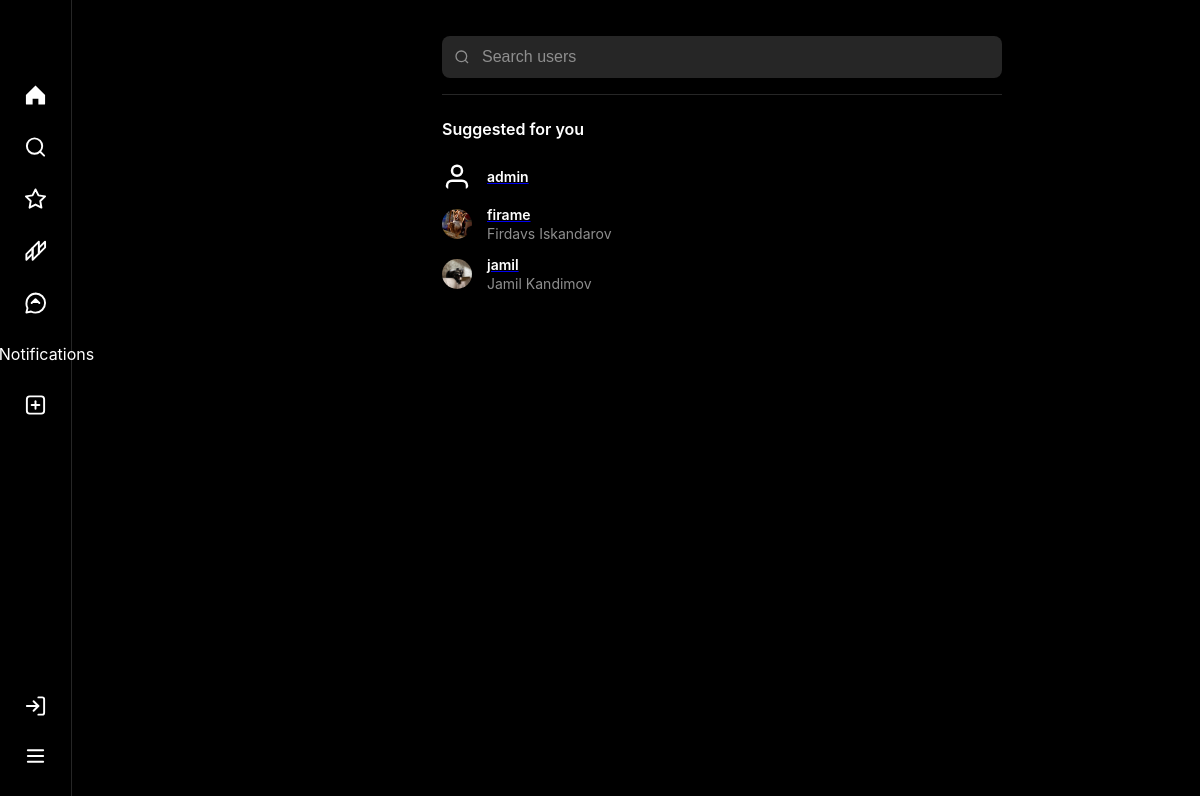
The app's page /users/search/, older data.
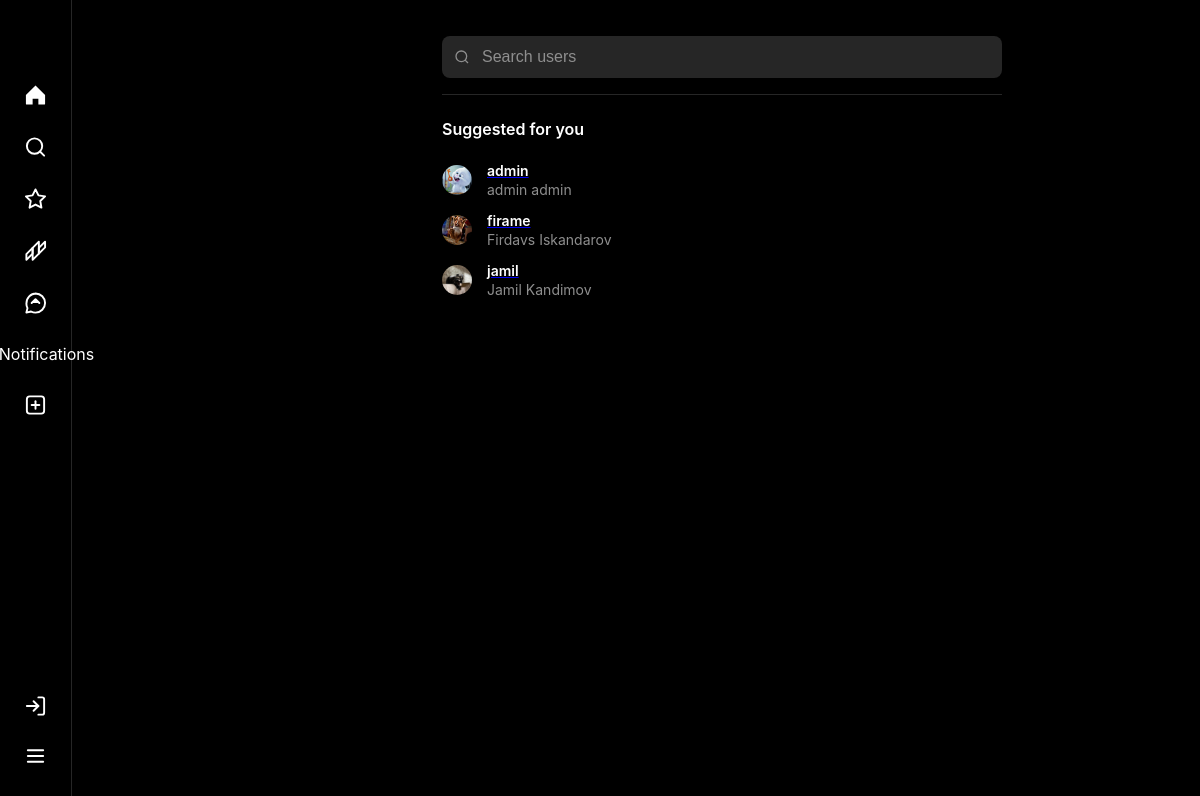
The same page, newer data.
### users/models.py (models this page shows, shortened)
class UserModel(AbstractUser):
    bio = models.CharField(max_length=255, null=True, blank=True)
    avatar = models.ImageField(upload_to='user/avatars/', null=True, blank=True)
    website = models.URLField(null=True, blank=True)
    class GenderChoice(models.TextChoices):
        MALE = 'MALE', 'Male'
        FEMALE = 'FEMALE', 'Female'
        NOT_GIVEN = "NOT_GIVEN", "Not given"
    gender = models.CharField(
        max_length=10,
        choices=GenderChoice.choices,
        default=GenderChoice.NOT_GIVEN,
        null=True,
        blank=True
    )

### users/views.py (the view)
# urls.py: path('search/', views.UserListView.as_view(), name='search'),
class UserListView(ListView):
    template_name = 'search.html'
    context_object_name = 'users'
    def get_queryset(self):
        qs = UserModel.objects.exclude(id=self.request.user.id)
        q = self.request.GET.get('q')
        if q:
            qs = qs.filter(username__icontains=q)
        return qs

### templates/search.html (shortened to what this page needs)
{% extends "base.html" %}
{% load static %}
{% block content %}
<form method="GET" class="search-container">
    <div class="search-header">
        <div class="search-bar">
            <svg class="search-icon" width="16" height="16" viewBox="0 0 24 24" fill="none" stroke="currentColor"
                 stroke-width="2">
                <circle cx="11" cy="11" r="8"/>
                <path d="m21 21-4.35-4.35"/>
            </svg>
            <input type="text" name="q" placeholder="Search users" class="search-input" id="search-input"
                   autocomplete="off">
        </div>
    </div>
    <div class="suggested-users" id="suggested-users">
        <div class="section-header">
            <h3>Suggested for you</h3>
        </div>
        <div class="users-list">
            {% for user in users %}
            <div class="user-profile-section">
                <div class="user-info">
                    {% if user.avatar %}
                    <img style="height: 30px; width: 30px; border-radius: 50%; object-fit: fit; margin-right: 15px;"
                         src="{{ user.avatar.url }}">
                    {% else %}
                    <svg class="icon"
                         viewBox="0 0 24 24"
                         fill="none"
                         stroke="currentColor"
                         stroke-width="2"
                         style="height: 30px; width: 30px; border-radius: 50%; margin-right: 15px;">
                        <path d="M20 21v-2a4 4 0 0 0-4-4H8a4 4 0 0 0-4 4v2"/>
                        <circle cx="12" cy="7" r="4"/>
                    </svg>
                    {% endif %}
                    <div class="user-details">
                        <a href="{% url 'profile-another' pk=user.pk %}">
                            <h3>{{ user.username }}</h3>
                        </a>
                        <p>{{ user.first_name }} {{ user.last_name }} </p>
                    </div>
                </div>
            </div>
            {% endfor %}
        </div>
    </div>
</form>
{% endblock %}

Row changes from the older to the newer data that the page shows:
changed UserModel "admin": avatar: picture added; first_name (not shown) → "admin"; last_name (not shown) → "admin"
